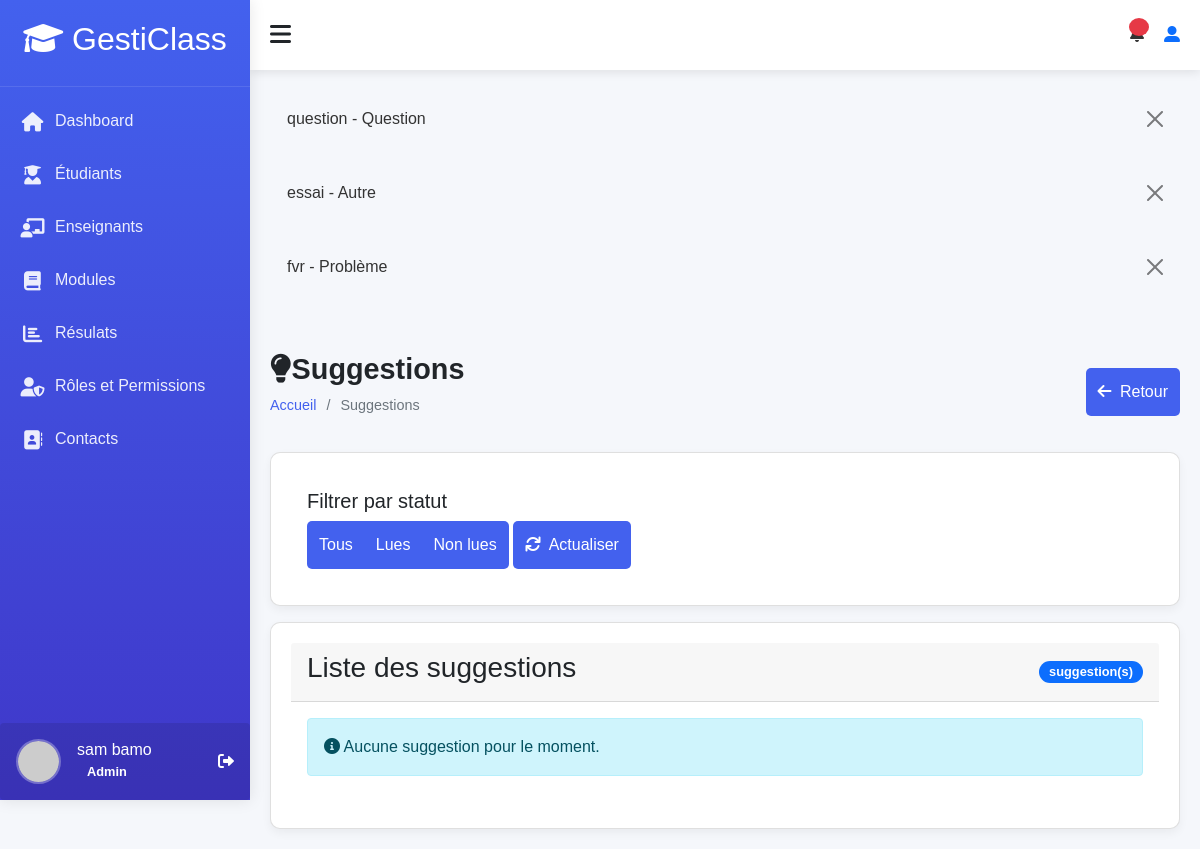
Screenshot of /accounts/suggestions/ (signed in) with the database file from the repository.
### accounts/models.py (models this page shows, shortened)
class User(AbstractUser):
    ROLE_CHOICES = (
        ('admin', 'Administrateur'),
        ('teacher', 'Enseignant'),
        ('student', 'Élève'),
    )
    profil = models.CharField(max_length=10, choices=ROLE_CHOICES, default='student')
    phone = models.CharField(max_length=20, blank=True)
    birth_date = models.DateField(null=True, blank=True)
    photo = models.ImageField(upload_to='users/', null=True, blank=True)
    specialty = models.CharField(max_length=100, null=True, blank=True)
    hire_date = models.DateField(null=True, blank=True)
    address = models.TextField(blank=True)
    phone_number = models.CharField(max_length=15, blank=True)
    date_of_birth = models.DateField(null=True, blank=True)
    class Meta:
        permissions = [
        ("peut_acceder_module", "Peut acceder au module"),
        ("peut_acceder_aux_eleve", "Peut acceder aux eleves"),
        ("peut_acceder_aux_enseignants", "peut acceder aux enseigants"),
        ("peut_acceder_aux_roles", "peut acceder aux roles"),
        ("peut_acceder_au_dashboard", "Peut accéder au tableau de bord "),
        ("dashboard", "Peut voir les infos utiles  pour des étudiants"),
        ("peut_voir_infos_utile_teacher", "Peut voir les infos utiles pour des enseignants"),
        ("peut_agir_infos_utile_student", "Peut agir sur les infos utiles pour des étudiants"),
        ("peut_agir_infos_utile_teacher", "Peut agir sur les infos utiles pour des enseignants"),
        ("can_view_student_performance_data", "Peut voir ses données de performance  étudiants"),
        ("can_view_teacher_module_performance_data", "Peut voir les données de performance des modules des enseignants"),
        ("can_view_all_students_performance_data ", "Peut voir les données de performance de tous les étudiants"),
        ("can_view_student_list", "Peut voir la liste des étudiants"),
        ("can_view_teacher_list", "Peut voir la liste des enseignants"),
        ("can_view_module_list", "Peut voir la liste des modules"),
        ("can_view_results_list", "Peut voir la liste résultats"),
        ("can_view_suggestions_list", "Peut voir la liste des suggestions"),
        ("can_delete_suggestion", "Peut supprimer une suggestion"),
        ("can_delete_result", "Peut supprimer un résultat"),
        ("can_view_module_details", "Peut les details d'un module"),
        ("can_view_student_details", "Peut voir les détails d'un étudiant"),
        ("can_view_teacher_details", "Peut voir les détails d'un enseignant"),
        ("can_view_own_details", "Peut voir ses propres détails"),
        ("cans_view_results", "Peut voir les résultats"),
        ("can_view_own_results", "Peut voir ses propres résultats"),
        ("can_view_section__admin", "Peut voir la d'administration des section"),
        ("view_role", "Peut voir les rôles"),
        ("add_role", "Peut ajouter un rôle"),
        ("change_role", "Peut modifier un rôle"),
        ("delete_role", "Peut supprimer un rôle"),
        ("assign_role", "Peut assigner des rôles"),
        ("view_timetable", "Peut voir l'emploi du temps"),
        ("manage_timetable", "Peut gérer l'emploi du temps"),
        ("can_add_teacher", "Peut ajouter un enseignant"),
        ("can_add_student", "Peut ajouter un étudiant"),
        ("can_change_teacher", "Peut modifier un enseignant"),
        ("can_change_student", "Peut modifier un étudiant"),
        ("can_delete_teacher", "Peut supprimer un enseignant"),
        ("can_delete_student", "Peut supprimer un étudiant"),
        ("can_view_schoolinfo", "Peut voir les informations de l'école"),
        ("can_add_schoolinfo", "Peut ajouter les informations de l'école"),
        ("can_change_schoolinfo", "Peut modifier les informations de l'école"),
        ("can_delete_schoolinfo", "Peut supprimer les informations de l'école"),
        ]

class ContactMessage(models.Model):
    TYPE_CHOICES = [
        ('suggestion', 'Suggestion'),
        ('problem', 'Problème'),
        ('question', 'Question'),
        ('other', 'Autre'),
    ]
    STATUS_CHOICES = [
        ('new', 'Nouveau'),
        ('in_progress', 'En cours'),
        ('resolved', 'Résolu'),
        ('closed', 'Fermé'),
    ]
    user = models.ForeignKey(User, on_delete=models.SET_NULL, null=True, blank=True)
    name = models.CharField(max_length=100, verbose_name="Nom complet")
    email = models.EmailField(verbose_name="Email")
    message_type = models.CharField(max_length=20, choices=TYPE_CHOICES, verbose_name="Type de message")
    subject = models.CharField(max_length=200, verbose_name="Sujet")
    message = models.TextField(verbose_name="Message")
    status = models.CharField(max_length=20, choices=STATUS_CHOICES, default='new', verbose_name="Statut")
    is_read = models.BooleanField(default=False)
    created_at = models.DateTimeField(auto_now_add=True)
    updated_at = models.DateTimeField(auto_now=True)
    class Meta:
        ordering = ['-created_at']
        verbose_name = "Message de contact"
        verbose_name_plural = "Messages de contact"
    def __str__(self):
        return f"{self.subject} - {self.get_message_type_display()}"

### accounts/views.py (the view)
# urls.py: path('suggestions/', views.suggestions_list,
@login_required
def suggestions_list(request):
    if not request.user.is_superuser and not request.user.is_staff:
        raise PermissionDenied("Seuls les administrateurs peuvent accéder à cette page.")
    messages_list = ContactMessage.objects.all().order_by('-created_at')
    message_type = request.GET.get('type')
    status = request.GET.get('status')
    if message_type:
        messages_list = messages_list.filter(message_type=message_type)
    if status:
        messages_list = messages_list.filter(status=status)
    context = {
        'messages': messages_list,
        'selected_type': message_type,
        'selected_status': status,
        'title': 'Suggestions et Problèmes'
    }
    return render(request, 'suggestions/suggestions.html', context)

### templates/suggestions/suggestions.html (shortened to what this page needs)
{% extends 'models/base.html' %}
{% block content %}
<div class="content">
    <div class="page-title">
        <div>
            <h2><i class="fas fa-lightbulb"></i>Suggestions</h2>
            <ul class="breadcrumb">
                <li><a href="{% url 'dashboard:home' %}">Accueil</a></li>
                <li>Suggestions</li>
            </ul>
        </div>
        <div class="btn-group">
            <a href="{% url 'dashboard:dashboard' %}" class="btn btn-secondary">
                <i class="fas fa-arrow-left me-1"></i> Retour
            </a>
        </div>
    </div>
    <div class="card mb-3">
        <div class="card-body">
            <h5 class="card-title">Filtrer par statut</h5>
            <div class="btn-group" role="group">
                <a href="?status=all" class="btn btn-outline-primary {% if status_filter == 'all' %}active{% endif %}">Tous</a>
                <a href="?status=read" class="btn btn-outline-success {% if status_filter == 'read' %}active{% endif %}">Lues</a>
                <a href="?status=unread" class="btn btn-outline-warning {% if status_filter == 'unread' %}active{% endif %}">Non lues</a>
            </div>
            <div class="btn-group">
                <a href="{% url 'dashboard:suggestions_list' %}" class="btn btn-secondary">
                    <i class="fas fa-sync me-1"></i> Actualiser
                </a>
            </div>
        </div>
    </div>
    <div class="card">
        <div class="card-header d-flex justify-content-between align-items-center">
            <h3>Liste des suggestions</h3>
            <span class="badge bg-primary">{{ suggestions.count }} suggestion(s)</span>
        </div>
        <div class="card-body">
            {% if suggestions %}
            <div class="table-responsive">
                <table class="table table-hover">
                    <thead>
                        <tr>
                            <th>Date</th>
                            <th>Nom</th>
                            <th>Email</th>
                            <th>Statut</th>
                            <th>Actions</th>
                        </tr>
                    </thead>
                    <tbody>
                        {% for suggestion in suggestions %}
                        <tr class="{% if not suggestion.is_read %}table-warning{% endif %}">
                            <td>{{ suggestion.created_at|date:"d/m/Y H:i" }}</td>
                            <td>{{ suggestion.name }}</td>
                            <td>{{ suggestion.email }}</td>
                            <td>
                                {% if suggestion.is_read %}
                                    <span class="badge bg-success">Lue</span>
                                {% else %}
                                    <span class="badge bg-warning">Non lue</span>
                                {% endif %}
                            </td>
                            <td>
                                <div class="btn-group" role="group">
                                    {% if not suggestion.is_read %}
                                    <a href="{% url 'dashboard:mark_suggestion_read' suggestion.id %}"
                                       class="btn btn-sm btn-outline-success"
                                       title="Marquer comme lue">
                                        <i class="fas fa-check"></i>
                                    </a>
                                    {% endif %}
                                    <a href="#"
                                       class="btn btn-sm btn-outline-primary"
                                       data-bs-toggle="modal"
                                       data-bs-target="#suggestionModal"
                                       data-id="{{ suggestion.id }}"
                                       title="Voir la suggestion">
                                        <i class="fas fa-eye"></i>
                                    </a>
                                    {% if perms.accounts.can_delete_suggestion %}
                                    <a href="{% url 'dashboard:delete_suggestion' suggestion.id %}"
                                       class="btn btn-sm btn-outline-danger"
                                       onclick="return confirm('Êtes-vous sûr de vouloir supprimer cette suggestion ?')"
                                       title="Supprimer">
                                        <i class="fas fa-trash"></i>
                                    </a>
                                    {% endif %}
                                </div>
                            </td>
                        </tr>
                        {% endfor %}
                    </tbody>
                </table>
            </div>
            {% else %}
            <div class="alert alert-info">
                <i class="fas fa-info-circle"></i> Aucune suggestion pour le moment.
            </div>
            {% endif %}
        </div>
    </div>
</div>
{% endblock %}

### templates/models/base.html (shortened to what this page needs)
<!DOCTYPE html>
<html lang="fr">
    <head>
        <link rel="stylesheet" href="https://cdnjs.cloudflare.com/ajax/libs/font-awesome/6.4.0/css/all.min.css">
        <link rel="stylesheet" href="https://cdn.jsdelivr.net/npm/bootstrap-icons@1.10.0/font/bootstrap-icons.css">
        <link href="https://cdn.jsdelivr.net/npm/bootstrap@5.3.0/dist/css/bootstrap.min.css" rel="stylesheet">
        <link href="https://cdn.jsdelivr.net/npm/bootstrap@5.3.0-alpha1/dist/css/bootstrap.min.css" rel="stylesheet">
        <link rel="stylesheet" href="https://cdnjs.cloudflare.com/ajax/libs/font-awesome/6.0.0/css/all.min.css">
        <link href="https://cdn.jsdelivr.net/npm/bootstrap@5.1.3/dist/css/bootstrap.min.css" rel="stylesheet">
    </head>
    <body>
        <div>
            {% include 'models/sidebar.html' %}
            <div class="main-content" id="main-content">
                {% include 'models/header.html' %}
                <div class="content">
                    {% if messages %}
                        {% for message in messages %}
                            <div class="alert alert-{% if message.tags == 'error' %}danger{% else %}{{ message.tags }}{% endif %} alert-dismissible fade show">
                                {{ message }}
                                <button type="button" class="btn-close" data-bs-dismiss="alert"></button>
                            </div>
                        {% endfor %}
                    {% endif %}
                </div>
                {% block content %}{% endblock %}
            </div>
        </div>
    </body>
</html>

### templates/models/sidebar.html
<div class="sidebar" id="sidebar">
    <div class="sidebar-header">
        <h2><i class="fas fa-graduation-cap text-white"></i> GestiClass</h2>
    </div>
    <div class="sidebar-menu">
        <ul>
            <li><a href="{% url 'dashboard:dashboard' %}" class="active">
                <i class="fas fa-home"></i> <span>Dashboard</span>
            </a></li>
            <li><a href="{% url 'accounts:students_list' %}">
                <i class="fas fa-user-graduate"></i> <span>Étudiants</span>
            </a></li>
            {% if perms.accounts.peut_acceder_aux_enseignants %}
            <li><a href="{% url 'accounts:teachers_list' %}" >
                <i class="fas fa-chalkboard-teacher"></i> <span>Enseignants</span>
            </a></li>
            {% endif %}
            {% if perms.accounts.peut_acceder_module %}
            <li><a href="{% url 'accounts:modules_list' %}">
                <i class="fas fa-book"></i> <span>Modules</span>
            </a></li>
            {% endif %}
            <li><a href="{% url 'accounts:results_list' %}">
                <i class="fas fa-chart-bar"></i> <span>Résulats</span>
            </a></li>
            {% if perms.accounts.peut_acceder_aux_roles %}
            <li><a href="{% url 'accounts:role_list' %}">
                <i class="fas fa-user-shield"></i> <span>Rôles et Permissions</span>
            </a></li>
            {% endif %}
            <li><a href="{% url 'accounts:contact' %}">
                <i class="fas fa-address-book"></i> <span>Contacts</span>
            </a></li>
        </ul>
    </div>
    <div class="user-profile d-flex align-items-center p-3 rounded">
        {% if user.photo %}
            <img src="{{ user.photo.url }}"
                 alt="Photo de {{ user.get_full_name }}"
                 class="rounded-circle me-3"
                 style="width: 45px; height: 45px; object-fit: cover;">
        {% else %}
            <img src="https://ui-avatars.com/api/?name={{ user.first_name }}+{{ user.last_name }}&background=0D8ABC&color=fff&size=128"
                 alt="Avatar de {{ user.get_full_name }}"
                 class="rounded-circle me-3"
                 style="width: 45px; height: 45px; object-fit: cover;">
        {% endif %}
        <div class="user-info">
            <h6 class="mb-0">{{ user.get_full_name }}</h6>
            <small>
                {% if user.profil == 'student' %}
                    <span class="badge rounded-pill">Élève</span>
                {% elif user.profil == 'teacher' %}
                    <span class="badge rounded-pill">Professeur</span>
                {% elif user.profil == 'admin' %}
                    <span class="badge rounded-pill">Admin</span>
                {% endif %}
            </small>
        </div>
        <div class="ms-auto">
            <a href="{% url 'accounts:logout' %}" class="text-decoration-none text-white">
                <i class="fas fa-sign-out-alt"></i>
            </a>
        </div>
    </div>
</div>

### rows the page displays
User: get_full_name "sam bamo"
ContactMessage: subject+message_type "question - Question"
ContactMessage: subject+message_type "essai - Autre"
ContactMessage: subject+message_type "fvr - Problème"
